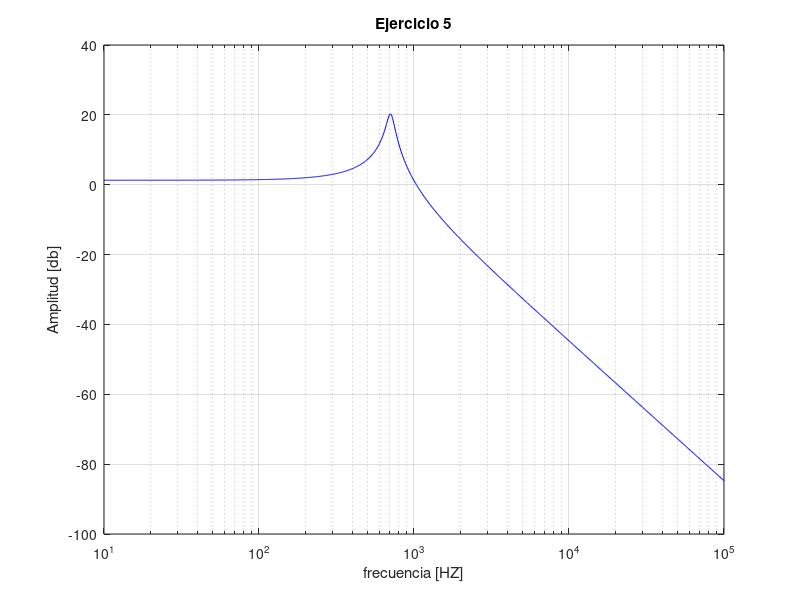

MATLAB code to generate this figure:
clc;
clear;

vf = logspace(1, 5, 1000); %vector de frecuencias
W = 2 * pi * vf; %frecuencia angular
s = 1j * W;


k1 = 0.1592; %cambian los coeficientes
k2 = 0.586;
C = 10e-9;

R1 = 1000;
R = k1/(C*1000);
Rf = R1*k2;
K = 1+ k1
Wn = 1/(R*C);
Q = 1/(3-K);

%funcion de transferencia
H = K./((1-K)*R*s*C+1+2*(R*s*C).^2);
Hdb = 20*log10(abs(H));

%plot log

semilogx(vf,Hdb,"b");
grid on;
xlabel("frecuencia [HZ]");
ylabel("Amplitud [db]");
title("Ejercicio 5");
